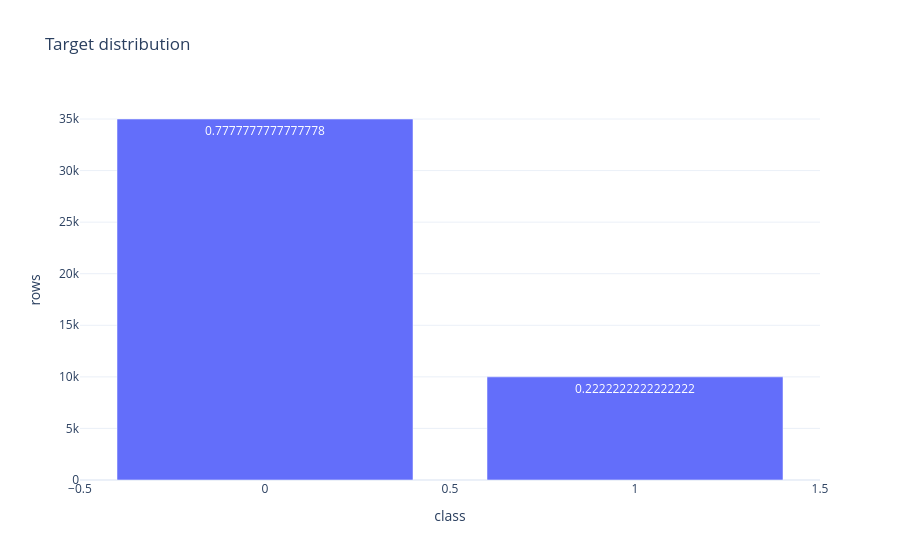

The notebook cell this image was saved under:
### Markdown cell above
## 3. Target and numerical ranges

The positive class is the synthetic risk class. Its exact business definition must be replaced before real use.

### Code cell
import plotly.express as px

target = raw_df[settings.target_column].value_counts().rename_axis("class").reset_index(name="rows")
target["rate"] = target["rows"] / len(raw_df)
display(target)
px.bar(target, x="class", y="rows", text="rate", title="Target distribution", template="plotly_white").show()
raw_df.select_dtypes("number").agg(["min", "median", "max"]).T

### Figure 1 — Plotly figure (JSON) as saved in the notebook; plotly's stock layout.template omitted (floating-point values rounded to 4 significant figures)
{"data": [{"hovertemplate": "class=%{x}<br>rows=%{y}<br>rate=%{text}<extra></extra>", "legendgroup": "", "marker": {"color": "#636efa", "pattern": {"shape": ""}}, "name": "", "orientation": "v", "showlegend": false, "text": [0.7778, 0.2222], "textposition": "auto", "type": "bar", "x": [0, 1], "xaxis": "x", "y": [35000, 10000], "yaxis": "y"}], "layout": {"barmode": "relative", "legend": {"tracegroupgap": 0}, "title": {"text": "Target distribution"}, "xaxis": {"anchor": "y", "domain": [0.0, 1.0], "title": {"text": "class"}}, "yaxis": {"anchor": "x", "domain": [0.0, 1.0], "title": {"text": "rows"}}}}
